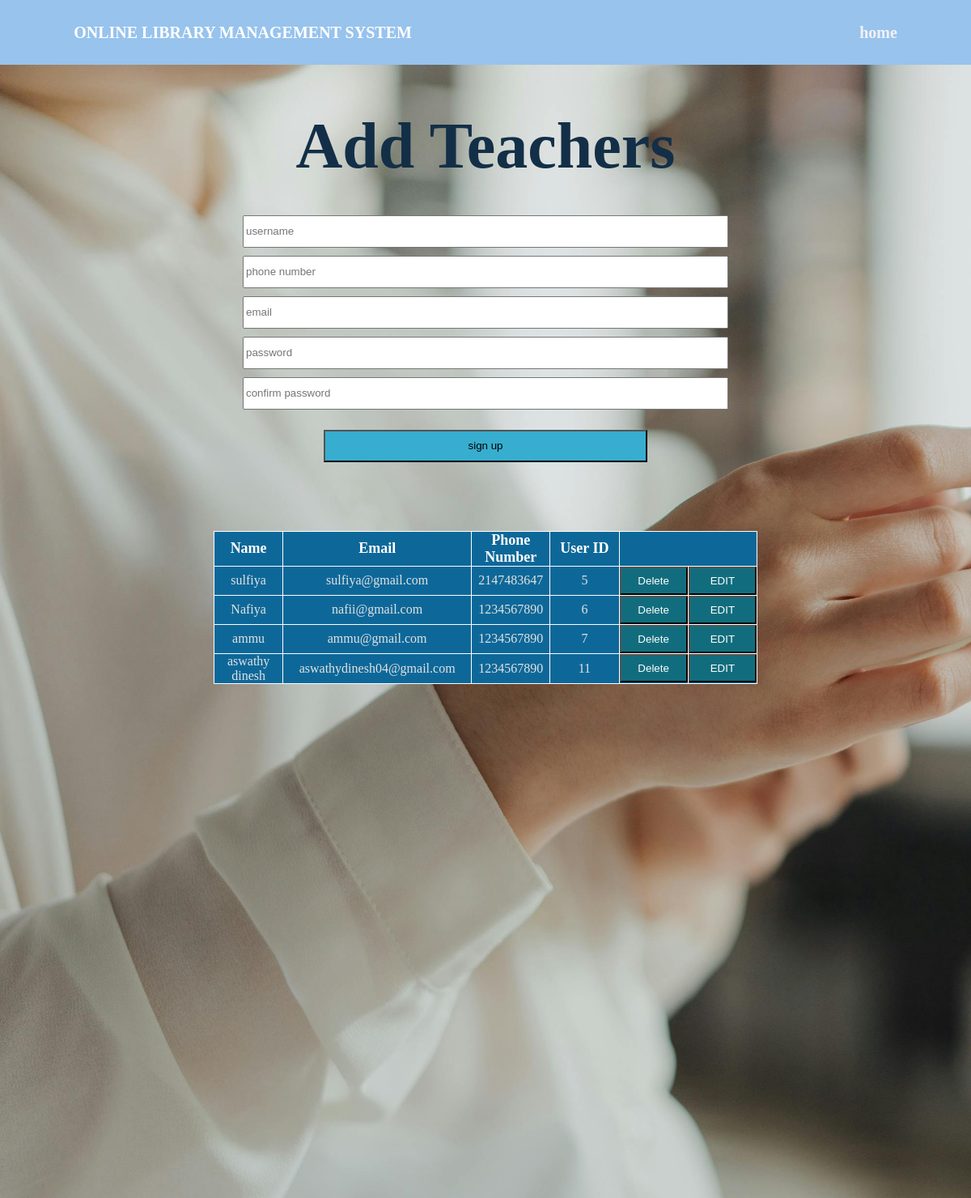
/manageteachers.php, run on the app's committed database.
### tables this page shows
CREATE TABLE `teacher` (
  `username` varchar(25) NOT NULL,
  `phonenumber` int(12) NOT NULL,
  `email` varchar(25) NOT NULL,
  `password` varchar(25) NOT NULL,
  `user_id` int(25) NOT NULL
);

### manageteachers.php (the view, shortened to what this page needs)
<html>
<head>
    <link rel="stylesheet" href="manageteachers.css">
    <link rel="stylesheet" href="admin.css">
</head>
<body>
    <nav class="nanbar">
        <div class="navbar">
            <a href="./index.html">ONLINE LIBRARY MANAGEMENT SYSTEM</a>
            <div class="link">
                <a href="admin.html">home</a>
            </div>
        </div>
    </nav>
    <div class="div1">
    <h1>Add Teachers</h1>
        <form class="form1" action="" method="post">
            <input class="input1" type="text" name="username" placeholder="username" required>
            <input class="input1" type="number" name="phonenumber" placeholder="phone number" required>
            <input class="input1" type="email" name="email" placeholder="email" required>
            <input class="input1" type="password" name="password" placeholder="password" required>
            <input class="input1" type="password" name="confirmpwd" placeholder="confirm password" required>
            <input class="sub2" type="submit" name="sign_up" value="sign up">
        </form>
        <div class="ViewCandidatesBodyContainer">
            <?php
    $conn = mysqli_connect("localhost", "root", "", "online_library_management_system");
    $sql = "SELECT * FROM `teacher`";
    $data=mysqli_query($conn,$sql);
    if(mysqli_num_rows($data)>0){
        echo "<table border=1 >";
        echo "<tr>";
        echo "<th>Name</th>";
        echo "<th>Email</th>";
        echo "<th>Phone Number</th>";
        echo "<th>User ID</th>";
        echo "</tr>";
        while($row=mysqli_fetch_assoc($data)){
            $email = $row['email'];
            $id= $row['user_id'];
            echo "<tr>";
            echo "<td>".$row['username']."</td>";
            echo "<td>".$row['email']."</td>";
            echo "<td>".$row['phonenumber']."</td>";
            echo "<td>".$row['user_id']."</td>";
            echo "<td>
            <form method='POST' style='display:inline;'>
                <button value='$email' name='userdel' type='submit'>Delete</button>
            </form>
    <td><form method='post' action='staffedit.php'><button value='{$id}' name='staffedit' class='deluser' type='submit'>EDIT</button></form></td>";
             echo "</tr>";
        }
        echo "</table>";
    }
?>
        </div>
        </div>
    </body>
</html>

### manageteachers.css (style rules this page uses)
* { margin:0; padding:0; }
.nanbar { width: 100%; height: 80px; background-color:rgb(4, 27, 48); display: flex; justify-content: center; align-items: center; }
.navbar { width: 50%; height: 80px; background-color:rgb(6, 43, 74); display: flex; justify-content: space-around; align-items: center; }
.link { width: 50%; height: 80px; display: flex; justify-content: flex-end; align-items: center; }
.link a { text-decoration: none; font-family: bold; color: rgb(242, 241, 245); }
a { text-decoration: none; font-family: bold; color: rgb(144, 13, 220); font-size: 30px; }
.form1 { width: 400px; height: 400px; display: flex; justify-content: center; align-items: center; flex-direction: column; }
.div1 { width: 100%; height: 1400px; display: flex; justify-content: center; align-items: center; flex-direction: column; background-image: url(./assets/l10.jpg.jpg); background-size: cover; }
.input1 { height: 40px; width: 600px; padding-left: 2px; margin: 5px; outline: none; color:black; }
.sub2 { margin: 20px; height:40px ; width: 400px; background-color: rgb(55, 174, 207); }
* { margin: 0; padding: 0; }
.ViewCandidatesBodyContainer { background-size: 100%; width: 70%; height: 100vh; display: flex; align-items: center; flex-direction: column; color: white; }
th { width: 50px; height: 35px; color: white; font-size: large; }
td { width: 70px; height: 35px; color: rgb(226, 226, 226); text-align: center; }
table { width: 80%; height: auto; margin-top: 30px; background-color: rgb(13, 104, 153); border-color: white; border-collapse: collapse; }
td button { width: 100%; height: 35px; background-color: rgb(17, 109, 125); color: white; text-align: center; }

### admin.css (style rules this page uses)
.navbar { width: 100%; height: 80px; background-color: rgb(151, 195, 237); display: flex; justify-content: center; align-items: center; }
.nanbar { width: 100%; height: 80px; display: flex; justify-content: space-around; align-items: center; background-color: rgb(12, 47, 74); }
.links a, a { text-decoration: none; font-weight: bold; color: rgb(255, 255, 255); font-size: 20px; }
h1 { color: rgb(19, 47, 71); font-size: 80px; }

### data on the page
teacher: username "sulfiya", email "sulfiya@gmail.com", phonenumber "2147483647", user_id "5"
teacher: username "Nafiya", email "nafii@gmail.com", phonenumber "1234567890", user_id "6"
teacher: username "ammu", email "ammu@gmail.com", phonenumber "1234567890", user_id "7"
teacher: username "aswathy dinesh", email "aswathydinesh04@gmail.com", phonenumber "1234567890", user_id "11"
